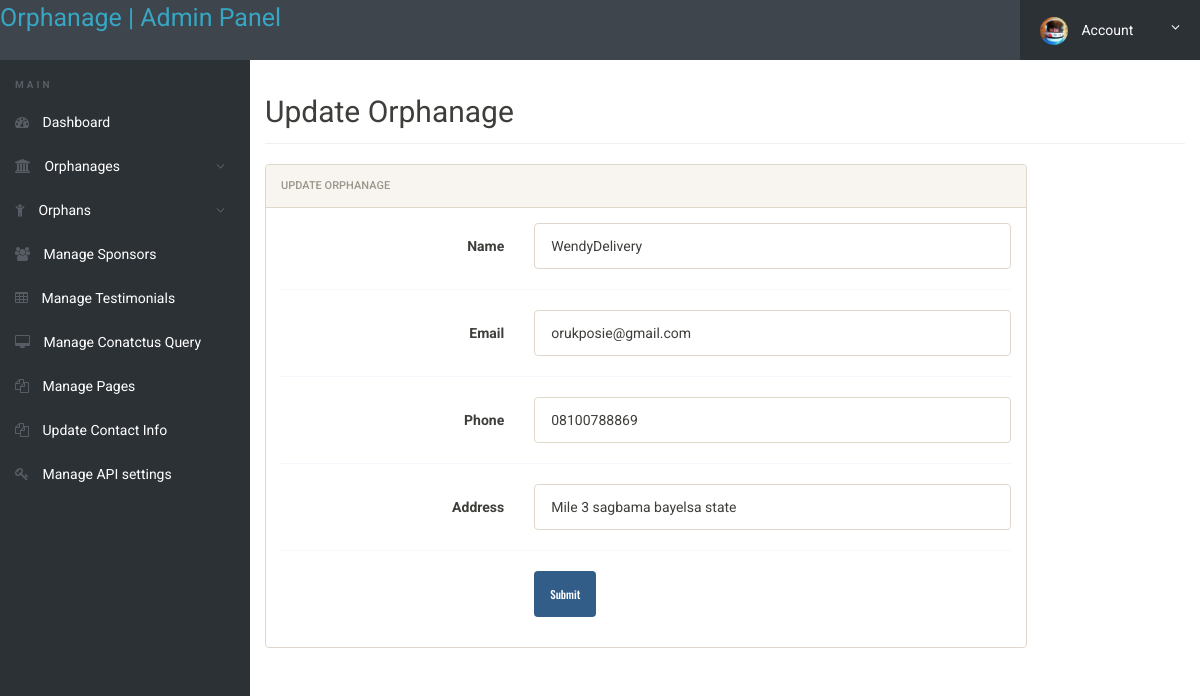
/admin/edit-orphanage.php?orphanageid=2 (signed in), run on the app's committed database.
### tables this page shows
CREATE TABLE `orphanage` (
  `id` int(11) NOT NULL,
  `name` varchar(500) NOT NULL,
  `email` varchar(300) NOT NULL,
  `phone` varchar(11) NOT NULL,
  `address` varchar(500) NOT NULL,
  `password` varchar(340) NOT NULL,
  `created_at` datetime DEFAULT CURRENT_TIMESTAMP,
  `updated_at` datetime DEFAULT NULL ON UPDATE CURRENT_TIMESTAMP
);

### admin/edit-orphanage.php (the view, shortened to what this page needs)
<?php
include('../includes/config.php');
if(strlen($_SESSION['alogin'])==0)
	{
header('location:index.php');
}
else{
?>
<!doctype html>
<html lang="en" class="no-js">
<head>
	<link rel="stylesheet" href="css/font-awesome.min.css">
	<link rel="stylesheet" href="css/bootstrap.min.css">
	<link rel="stylesheet" href="css/dataTables.bootstrap.min.css">
	<link rel="stylesheet" href="css/bootstrap-social.css">
	<link rel="stylesheet" href="css/bootstrap-select.css">
	<link rel="stylesheet" href="css/fileinput.min.css">
	<link rel="stylesheet" href="css/awesome-bootstrap-checkbox.css">
	<link rel="stylesheet" href="css/style.css">
</head>
<body>
	<?php include('includes/header.php');?>
	<div class="ts-main-content">
	<?php include('includes/leftbar.php');?>
		<div class="content-wrapper">
			<div class="container-fluid">
				<div class="row">
					<div class="col-md-12">
						<h2 class="page-title">Update Orphanage</h2>
						<div class="row">
							<div class="col-md-10">
								<div class="panel panel-default">
									<div class="panel-heading">Update Orphanage</div>
									<div class="panel-body">
										<form method="post" name="editorphanage" class="form-horizontal" onSubmit="return valid();">
<?php
$id=$_GET['orphanageid'];
$ret="select * from orphanage where id=:id";
$query= $dbh -> prepare($ret);
$query->bindParam(':id',$id, PDO::PARAM_STR);
$query-> execute();
$results = $query -> fetchAll(PDO::FETCH_OBJ);
if($query -> rowCount() > 0)
{
foreach($results as $result)
{
?>
											<div class="form-group">
												<label class="col-sm-4 control-label">Name</label>
												<div class="col-sm-8">
													<input type="text" class="form-control" name="name" id="name" value="<?php echo htmlentities($result->name);?>" required>
												</div>
											</div>
											<div class="hr-dashed"></div>
											<div class="form-group">
												<label class="col-sm-4 control-label">Email</label>
												<div class="col-sm-8">
													<input type="email" class="form-control" name="email" id="email" value="<?php echo htmlentities($result->email);?>" required>
												</div>
											</div>
											<div class="hr-dashed"></div>
											<div class="form-group">
												<label class="col-sm-4 control-label">Phone</label>
												<div class="col-sm-8">
													<input type="text" class="form-control" name="phone" id="phone" value="<?php echo htmlentities($result->phone);?>" required>
												</div>
											</div>
											<div class="hr-dashed"></div>
											<div class="form-group">
												<label class="col-sm-4 control-label">Address</label>
												<div class="col-sm-8">
													<input type="text" class="form-control" name="address" id="address" value="<?php echo htmlentities($result->address);?>" required>
												</div>
											</div>
											<div class="hr-dashed"></div>
										<?php }} ?>
											<div class="form-group">
												<div class="col-sm-8 col-sm-offset-4">
													<button class="btn btn-primary" name="submit" type="submit">Submit</button>
												</div>
											</div>
										</form>
									</div>
								</div>
							</div>
						</div>
					</div>
				</div>
			</div>
		</div>
	</div>
</body>
</html>
<?php } ?>

### admin/css/style.css (style rules this page uses)
html { font-size: 14px; }
@media only screen and (min-width: 480px) { html { font-size: 17px; } }
@media only screen and (min-width: 768px) { html { font-size: 14px; } }
body { font-size: 1em; }
.btn { font-family: 'Oswald', sans-serif; }
.hr-dashed { background-color: transparent; border-top: 1px dotted #edf0f5; color: transparent; height: 1px; margin: 20px 0; }
.panel { overflow: hidden; }
.btn { text-transform: none; }
.page-title { padding-bottom: 15px; margin-bottom: 20px; border-bottom: 1px solid #f0f0f0; }
.ts-main-content .content-wrapper { padding-top: 15px; margin-top: 60px; }
@media only screen and (min-width: 992px) { .ts-main-content .content-wrapper { margin-left: 250px; } }

### data on the page
orphanage: name "WendyDelivery", email "orukposie@gmail.com", phone "08100788869", address "Mile 3 sagbama bayelsa state"
